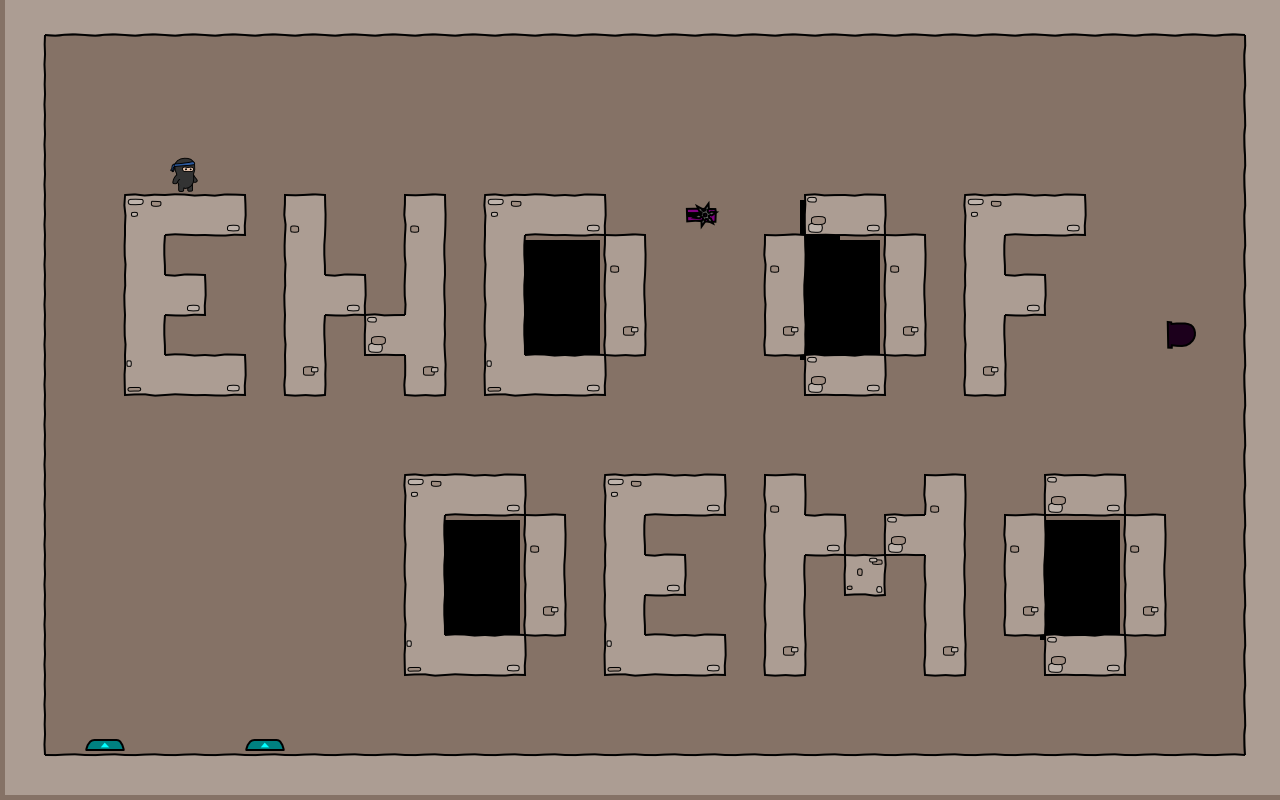

This game map was drawn from its Tiled (.tmx) file and the tilesets committed beside it. A one-line description and the trimmed map source follow:
An orthogonal 32x20 tile map with 40x40 px tiles, 4 tile layers (bg, walls, objects, fg), 4 tilesets.

<map version="1.0" orientation="orthogonal" width="32" height="20" tilewidth="40" tileheight="40">
 <properties>
  <property name="atl_directory" value="maps/" />
  <property name="atl_drawObjects" value="true" />
  <property name="atl_useSpritebatch" value="true" />
  <property name="atl_viewH" value="600" />
  <property name="atl_viewPadding" value="10" />
  <property name="atl_viewScaling" value="1" />
  <property name="atl_viewW" value="800" />
  <property name="atl_viewX" value="0" />
  <property name="atl_viewY" value="0" />
 </properties>
 <tileset firstgid="1" name="world1" tilewidth="50" tileheight="50">
  <image source="world1.png" width="400" height="850" />
 </tileset>
 <tileset firstgid="137" name="background" tilewidth="40" tileheight="40">
  <image source="background1.png" width="320" height="1480" />
 </tileset>
 <tileset firstgid="433" name="objectpalette" tilewidth="50" tileheight="50">
  <image source="objectpalette.png" width="400" height="500" />
 </tileset>
 <tileset firstgid="513" name="foreground" tilewidth="50" tileheight="50">
  <image source="foreground1.png" width="400" height="400" />
 </tileset>
 <layer name="bg" width="32" height="20">
  <properties>
   <property name="atl_offsetX" value="0" />
   <property name="atl_offsetY" value="0" />
   <property name="atl_parallaxX" value="1" />
   <property name="atl_parallaxY" value="1" />
  </properties>
  <data>[640 cells, 615 non-empty, 1 distinct tile ids]</data>
 </layer>
 <layer name="walls" width="32" height="20">
  <properties>
   <property name="atl_offsetX" value="0" />
   <property name="atl_offsetY" value="0" />
   <property name="atl_parallaxX" value="1" />
   <property name="atl_parallaxY" value="1" />
  </properties>
  <data>[640 cells, 197 non-empty, 14 distinct tile ids]</data>
 </layer>
 <layer name="objects" width="32" height="20">
  <properties>
   <property name="atl_offsetX" value="0" />
   <property name="atl_offsetY" value="0" />
   <property name="atl_parallaxX" value="1" />
   <property name="atl_parallaxY" value="1" />
  </properties>
  <data>[640 cells, 5 non-empty, 4 distinct tile ids]</data>
 </layer>
 <layer name="fg" width="32" height="20">
  <properties>
   <property name="atl_offsetX" value="0" />
   <property name="atl_offsetY" value="0" />
   <property name="atl_parallaxX" value="1" />
   <property name="atl_parallaxY" value="1" />
  </properties>
  <data>[640 cells, 0 non-empty, 0 distinct tile ids]</data>
 </layer>
</map>
